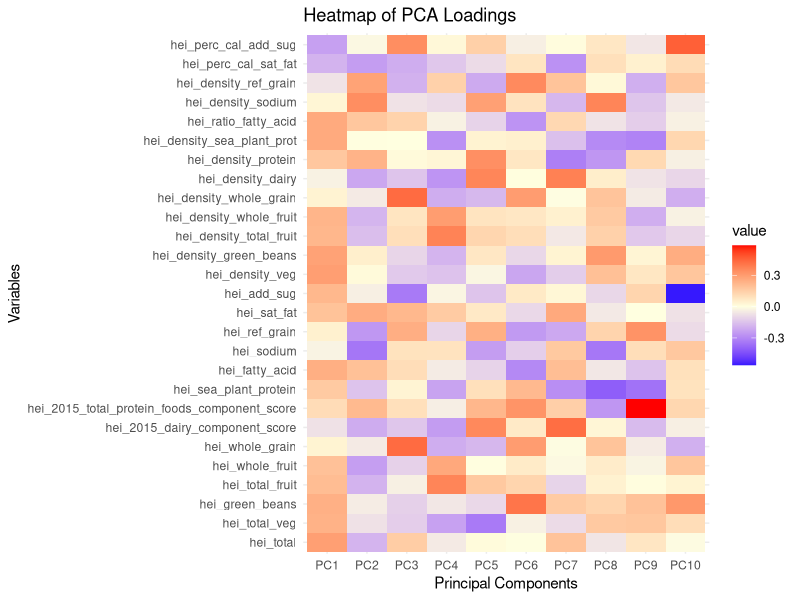
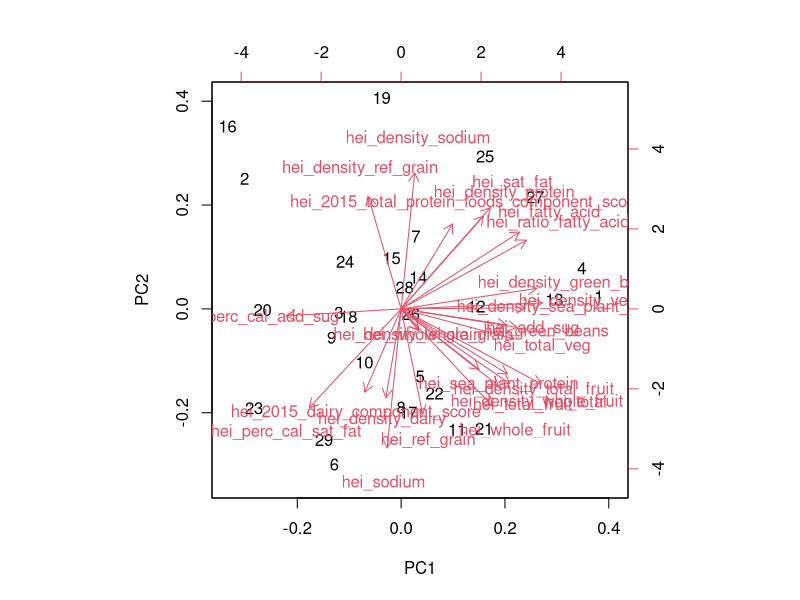
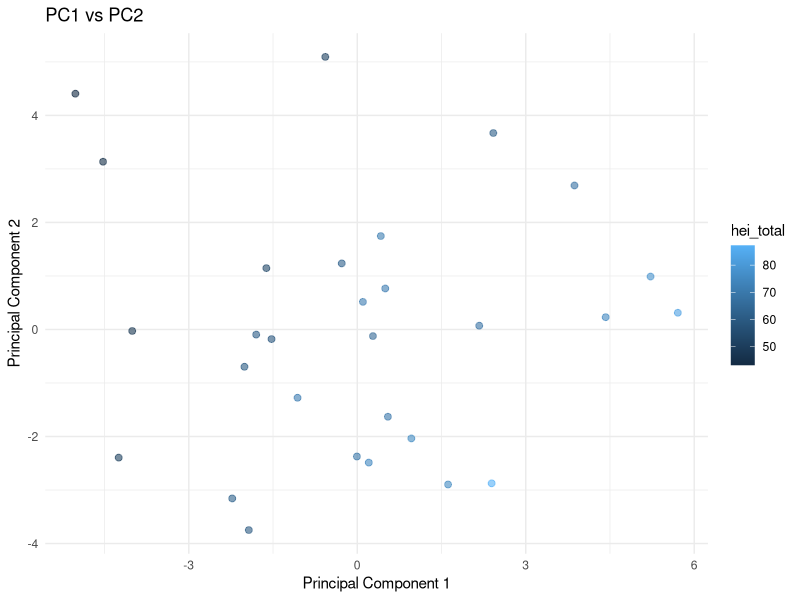
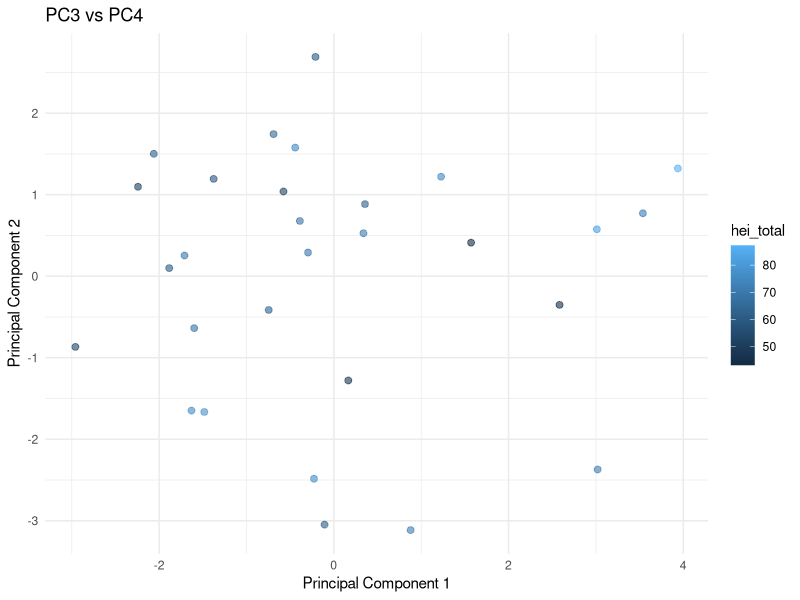

Write the R code that produced these figures, in order.
## ---- chunk 1
knitr::opts_chunk$set(echo = TRUE)
library(tidyverse)

## ---- chunk 2

# Load data version 202411211329
data <- read_csv("data/merge_data.csv")

 data_diet <- data %>% 
  select(hei_total:hei_perc_cal_add_sug) %>% 
  na.omit()

## ---- chunk 3
pca_result <- prcomp(data_diet, scale = TRUE)


loadings <- pca_result$rotation

loadings <- loadings[,1:10]
## ---- chunk 4
# Convert the loadings matrix into a long format for ggplot
library(reshape2)
loadings_melted <- melt(loadings)

# Plot the heatmap using ggplot
ggplot(loadings_melted, aes(x = Var2, y = Var1, fill = value)) +
  geom_tile() +
  scale_fill_gradient2(low = "blue", mid = "lightyellow", high = "red", midpoint = 0) +
  labs(title = "Heatmap of PCA Loadings", x = "Principal Components", y = "Variables") +
  theme_minimal()


## ---- chunk 5

biplot(pca_result)

## ---- chunk 6

# Prepare data for plotting
scores <- as.data.frame(pca_result$x[, 1:6])  # Take PC1 and PC2
scores$hei_total <- data_diet %>% 
 # mutate(thirtyday_expire_flag = as.factor(thirtyday_expire_flag)) 
  pull(hei_total) 
#colnames(scores) <- c("PC1", "PC2", "PC3", "PC4", "PC5", "thirty_day")

# Plot
ggplot(scores, aes(x = PC1, y = PC2, color = hei_total)) +
  geom_point(size = 2, alpha = 0.6) +
  labs(title = "PC1 vs PC2", x = "Principal Component 1", y = "Principal Component 2") +
  theme_minimal() 

as.data.frame(loadings) %>%
  select(PC1) %>% 
  arrange(PC1)


# Plot
ggplot(scores, aes(x = PC3, y = PC4, color = hei_total)) +
  geom_point(size = 2, alpha = 0.6) +
  labs(title = "PC3 vs PC4", x = "Principal Component 1", y = "Principal Component 2") +
  theme_minimal() 


